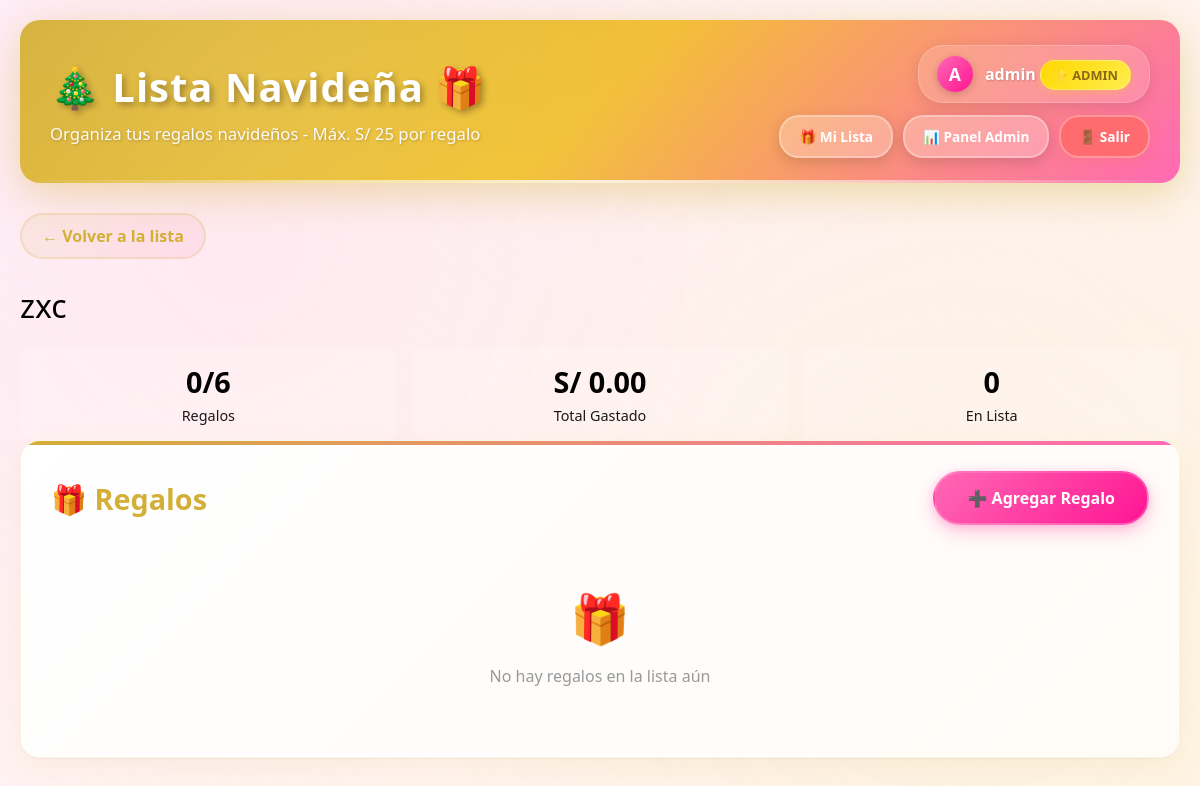
The app's page /panel-admin/persona/1/ (signed in) with its own data.
### regalos/models.py (models this page shows, shortened)
class Persona(models.Model):
    usuario = models.OneToOneField(User, on_delete=models.CASCADE, related_name='persona', null=True, blank=True)
    nombre = models.CharField(max_length=100)
    email = models.EmailField(blank=True)
    fecha_creacion = models.DateTimeField(auto_now_add=True)
    class Meta:
        verbose_name = 'Persona'
        verbose_name_plural = 'Personas'
        ordering = ['nombre']
    def total_regalos(self):
        return self.regalos.count()
    def total_gastado(self):
        return sum(regalo.precio for regalo in self.regalos.all())
    def puede_agregar_regalo(self):
        return self.regalos.count() < 6

### regalos/views.py (the view)
# urls.py: path('panel-admin/persona/<int:persona_id>/', views.detalle_persona, name='detalle_persona'),
@login_required(login_url='login')
def detalle_persona(request, persona_id):
    persona = get_object_or_404(Persona, pk=persona_id)
    regalos = persona.regalos.all()
    return render(request, 'regalos/detalle_persona.html', {
        'persona': persona,
        'regalos': regalos
    })

### regalos/templates/regalos/detalle_persona.html (shortened to what this page needs)
{% extends 'regalos/base.html' %}
{% block content %}
<a href="{% url 'lista_personas' %}" class="back-link">← Volver a la lista</a>
<div class="persona-info">
    <div class="persona-nombre">{{ persona.nombre }}</div>
    <div class="stats-row">
        <div class="stat-box">
            <div class="stat-box-value">{{ persona.total_regalos }}/6</div>
            <div class="stat-box-label">Regalos</div>
        </div>
        <div class="stat-box">
            <div class="stat-box-value">S/ {{ persona.total_gastado|floatformat:2 }}</div>
            <div class="stat-box-label">Total Gastado</div>
        </div>
        <div class="stat-box">
            <div class="stat-box-value">{{ regalos|length }}</div>
            <div class="stat-box-label">En Lista</div>
        </div>
    </div>
</div>
<div class="card">
    <div class="section-header">
        <h2 class="section-title">🎁 Regalos</h2>
        {% if persona.puede_agregar_regalo %}
        <a href="{% url 'agregar_regalo' persona.id %}" class="btn btn-primary">➕ Agregar Regalo</a>
        {% endif %}
    </div>
    {% if regalos %}
    <div class="regalos-list">
        {% for regalo in regalos %}
        <div class="regalo-item {% if regalo.comprado %}comprado{% endif %}">
            <div class="regalo-info">
                <div class="regalo-nombre">{{ regalo.nombre }}</div>
                {% if regalo.descripcion %}
                <div class="regalo-descripcion">{{ regalo.descripcion }}</div>
                {% endif %}
            </div>
            <div class="regalo-precio">S/ {{ regalo.precio }}</div>
            <div class="regalo-actions">
                <a href="{% url 'marcar_comprado' regalo.id %}"
                   class="btn {% if regalo.comprado %}btn-secondary{% else %}btn-success{% endif %}">
                    {% if regalo.comprado %}↩️ Desmarcar{% else %}✓ Comprado{% endif %}
                </a>
                <a href="{% url 'eliminar_regalo' regalo.id %}"
                   class="btn btn-danger"
                   onclick="return confirm('¿Estás seguro de eliminar este regalo?')">
                    🗑️ Eliminar
                </a>
            </div>
        </div>
        {% endfor %}
    </div>
    {% else %}
    <div class="empty-regalos">
        <div style="font-size: 3em; margin-bottom: 15px;">🎁</div>
        <p>No hay regalos en la lista aún</p>
    </div>
    {% endif %}
</div>
{% endblock %}

### regalos/templates/regalos/base.html (shortened to what this page needs)
<!DOCTYPE html>
<html lang="es">
<head>
</head>
<body>
    <div class="container">
        <header>
            <div class="header-content">
                <div class="header-title">
                    <h1>🎄 Lista Navideña 🎁</h1>
                    <p class="subtitle">Organiza tus regalos navideños - Máx. S/ 25 por regalo</p>
                </div>
                <div class="header-user">
                    {% if user.is_authenticated %}
                        <div class="user-info">
                            <div class="user-avatar">{{ user.username|first|upper }}</div>
                            <div>
                                <strong>{{ user.username }}</strong>
                                {% if user.is_superuser %}
                                    <span class="admin-badge">⭐ ADMIN</span>
                                {% endif %}
                            </div>
                        </div>
                        <div class="user-actions">
                            <a href="{% url 'mi_lista' %}" class="btn btn-secondary btn-sm">🎁 Mi Lista</a>
                            {% if user.is_superuser %}
                                <a href="{% url 'panel_admin' %}" class="btn btn-secondary btn-sm">📊 Panel Admin</a>
                            {% endif %}
                            <a href="{% url 'logout' %}" class="btn btn-danger btn-sm">🚪 Salir</a>
                        </div>
                    {% endif %}
                </div>
            </div>
        </header>
        {% block content %}{% endblock %}
    </div>
</body>
</html>

### records on screen
Persona: nombre "zxc", total_regalos "0", total_gastado "0.00"

### other values on screen
{{ user.username|first|upper }} "A"
{{ user.username }} "admin"
{{ regalos|length }} "0"
